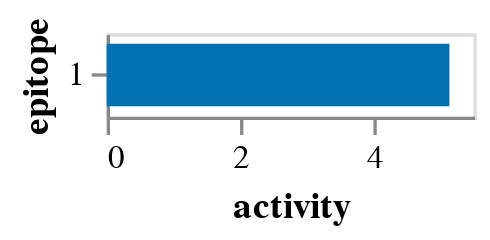

Notebook code cell kept with this figure:
### Code cell
model_low.activity_wt_barplot()

### Figure 1 — Vega-Lite specification as saved in the notebook (floating-point values rounded to 4 significant figures)
{"config": {"view": {"continuousWidth": 400, "continuousHeight": 300}, "axis": {"grid": false}}, "data": {"name": "data-a5ef29db9b25f1733a1b4ad6f936032c"}, "mark": {"type": "bar", "size": 18.75}, "encoding": {"color": {"field": "epitope", "legend": null, "scale": {"domain": ["1"], "range": ["#0072B2"]}, "type": "nominal"}, "tooltip": [{"field": "epitope", "type": "nominal"}, {"field": "activity", "format": ".2f", "type": "quantitative"}], "x": {"field": "activity", "title": "activity", "type": "quantitative"}, "y": {"field": "epitope", "sort": ["1"], "type": "nominal"}}, "height": {"step": 25}, "width": 110, "$schema": "https://vega.github.io/schema/vega-lite/v5.2.0.json", "datasets": {"data-a5ef29db9b25f1733a1b4ad6f936032c": [{"epitope": "1", "activity": 5.14}]}}
